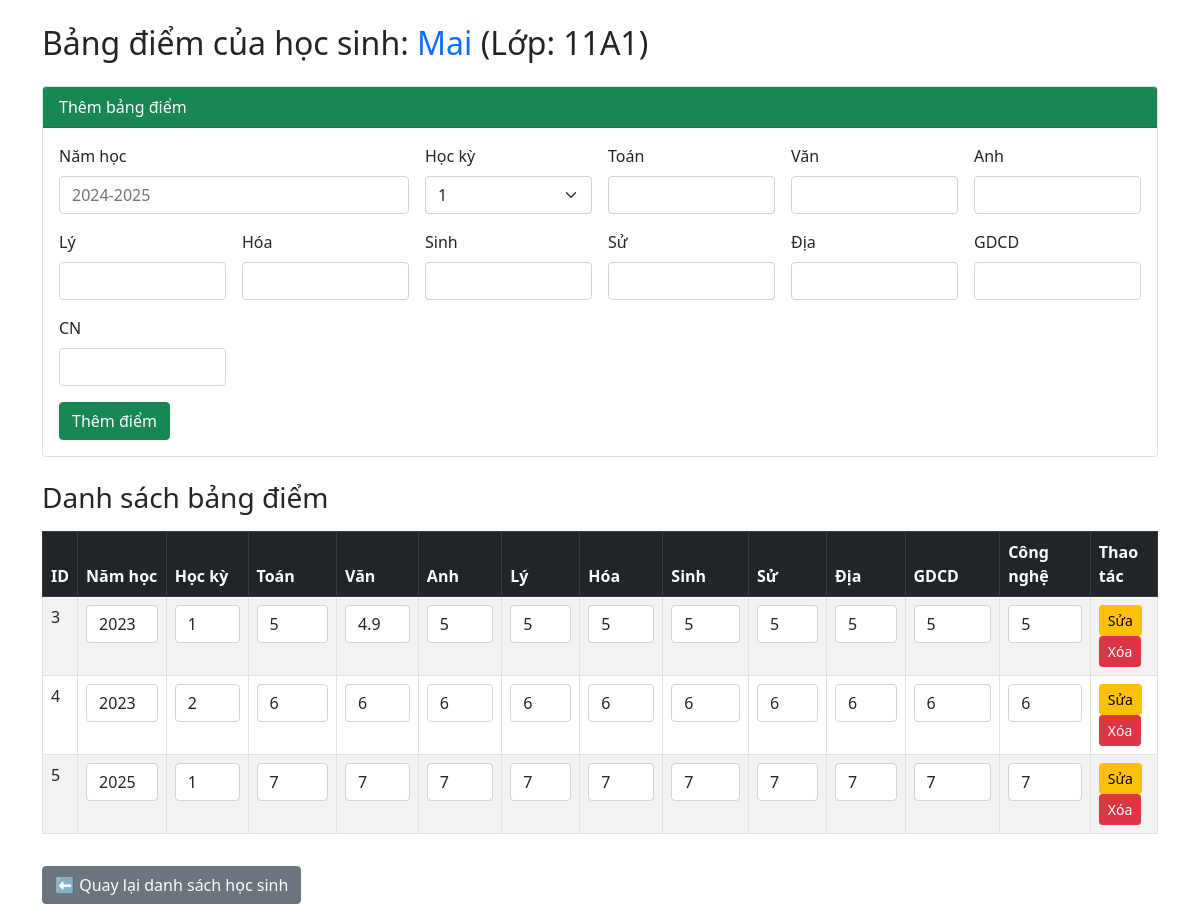
/bangdiem.php?id=8, run on the app's committed database.
### tables this page shows
CREATE TABLE `hocsinh` (
  `id` int(11) NOT NULL,
  `ten` varchar(100) NOT NULL,
  `ngaysinh` date DEFAULT NULL,
  `gioitinh` varchar(10) DEFAULT NULL,
  `lop` varchar(20) DEFAULT NULL
);

CREATE TABLE `diem` (
  `id` int(11) NOT NULL,
  `id_hocsinh` int(11) DEFAULT NULL,
  `namhoc` varchar(10) DEFAULT NULL,
  `hocky` int(11) DEFAULT NULL,
  `toan` float DEFAULT NULL,
  `van` float DEFAULT NULL,
  `anh` float DEFAULT NULL,
  `ly` float DEFAULT NULL,
  `hoa` float DEFAULT NULL,
  `sinh` float DEFAULT NULL,
  `su` float DEFAULT NULL,
  `dia` float DEFAULT NULL,
  `gdcd` float DEFAULT NULL,
  `cn` float DEFAULT NULL
);

### bangdiem.php (the view, shortened to what this page needs)
<?php
include 'db.php';
$id_hs = isset($_GET['id']) ? (int)$_GET['id'] : 0;
$hs = $conn->query("SELECT * FROM hocsinh WHERE id=$id_hs")->fetch_assoc();
$result = $conn->query("SELECT * FROM diem WHERE id_hocsinh=$id_hs ORDER BY namhoc, hocky");
?>
<!DOCTYPE html>
<html lang="vi">
<head>
    <link href="https://cdn.jsdelivr.net/npm/bootstrap@5.0.2/dist/css/bootstrap.min.css"
          rel="stylesheet"
>
</head>
<body>
<div class="container mt-4">
    <h2 class="mb-4">Bảng điểm của học sinh:
        <span class="text-primary"><?= $hs['ten']?></span>
        (Lớp: <?= $hs['lop']?>)
    </h2>
    <div class="card mb-4">
        <div class="card-header bg-success text-white">Thêm bảng điểm</div>
        <div class="card-body">
            <form method="post" class="row g-3">
                <div class="col-md-4">
                    <label class="form-label">Năm học</label>
                    <input type="text" name="namhoc" class="form-control" placeholder="2024-2025" required>
                </div>
                <div class="col-md-2">
                    <label class="form-label">Học kỳ</label>
                    <select name="hocky" class="form-select">
                        <option value="1">1</option>
                    </select>
                </div>
                <?php
                $monhoc = ['toan'=>'Toán','van'=>'Văn','anh'=>'Anh','ly'=>'Lý','hoa'=>'Hóa','sinh'=>'Sinh','su'=>'Sử','dia'=>'Địa','gdcd'=>'GDCD','cn'=>'CN'];
                foreach($monhoc as $m=>$ten){ ?>
                    <div class="col-md-2">
                        <label class="form-label"><?= $ten?></label>
                        <input type="number" step="0.1" name="<?= $m?>" class="form-control" required>
                    </div>
                <?php } ?>
                <div class="col-12">
                    <button type="submit" name="them_diem" class="btn btn-success">Thêm điểm</button>
                </div>
            </form>
        </div>
    </div>
    <h3 class="mb-3">Danh sách bảng điểm</h3>
    <table class="table table-bordered table-hover table-striped">
        <thead class="table-dark">
            <tr>
                <th>ID</th>
                <th>Năm học</th>
                <th>Học kỳ</th>
                <th>Toán</th>
                <th>Văn</th>
                <th>Anh</th>
                <th>Lý</th>
                <th>Hóa</th>
                <th>Sinh</th>
                <th>Sử</th>
                <th>Địa</th>
                <th>GDCD</th>
                <th>Công nghệ</th>
                <th>Thao tác</th>
            </tr>
        </thead>
        <tbody>
        <?php while($row=$result->fetch_assoc()){ ?>
        <tr>
            <form method="post">
                <td><?= $row['id']?></td>
                <td><input type="text" name="namhoc" value="<?= $row['namhoc']?>" class="form-control"></td>
                <td><input type="number" name="hocky" value="<?= $row['hocky']?>" class="form-control"></td>
                <td><input type="number" step="0.1" name="toan" value="<?= $row['toan']?>" class="form-control"></td>
                <td><input type="number" step="0.1" name="van" value="<?= $row['van']?>" class="form-control"></td>
                <td><input type="number" step="0.1" name="anh" value="<?= $row['anh']?>" class="form-control"></td>
                <td><input type="number" step="0.1" name="ly" value="<?= $row['ly']?>" class="form-control"></td>
                <td><input type="number" step="0.1" name="hoa" value="<?= $row['hoa']?>" class="form-control"></td>
                <td><input type="number" step="0.1" name="sinh" value="<?= $row['sinh']?>" class="form-control"></td>
                <td><input type="number" step="0.1" name="su" value="<?= $row['su']?>" class="form-control"></td>
                <td><input type="number" step="0.1" name="dia" value="<?= $row['dia']?>" class="form-control"></td>
                <td><input type="number" step="0.1" name="gdcd" value="<?= $row['gdcd']?>" class="form-control"></td>
                <td><input type="number" step="0.1" name="cn" value="<?= $row['cn']?>" class="form-control"></td>
                <td>
                    <button type="submit" name="sua_diem" class="btn btn-warning btn-sm">Sửa</button>
                    <a href="bangdiem.php?id=<?= $id_hs?>&xoa_diem=<?= $row['id']?>"
                       class="btn btn-danger btn-sm"
                       onclick="return confirm('Xóa bảng điểm này?')">Xóa</a>
                </td>
            </form>
        </tr>
        <?php } ?>
        </tbody>
    </table>
    <a href="hocsinh.php" class="btn btn-secondary mt-3">⬅ Quay lại danh sách học sinh</a>
</div>
</body>
</html>

### data on the page
hocsinh: ten "Mai", lop "11A1"
diem: id "3", namhoc "2023", hocky "1", toan "5", van "4.9", anh "5", ly "5", hoa "5", sinh "5", su "5", dia "5", gdcd "5", cn "5"
diem: id "4", namhoc "2023", hocky "2", toan "6", van "6", anh "6", ly "6", hoa "6", sinh "6", su "6", dia "6", gdcd "6", cn "6"
diem: id "5", namhoc "2025", hocky "1", toan "7", van "7", anh "7", ly "7", hoa "7", sinh "7", su "7", dia "7", gdcd "7", cn "7"

### other printed values
$ten "Toán"
$ten "Văn"
$ten "Anh"
$ten "Lý"
$ten "Hóa"
$ten "Sinh"
$ten "Sử"
$ten "Địa"
$ten "GDCD"
$ten "CN"
